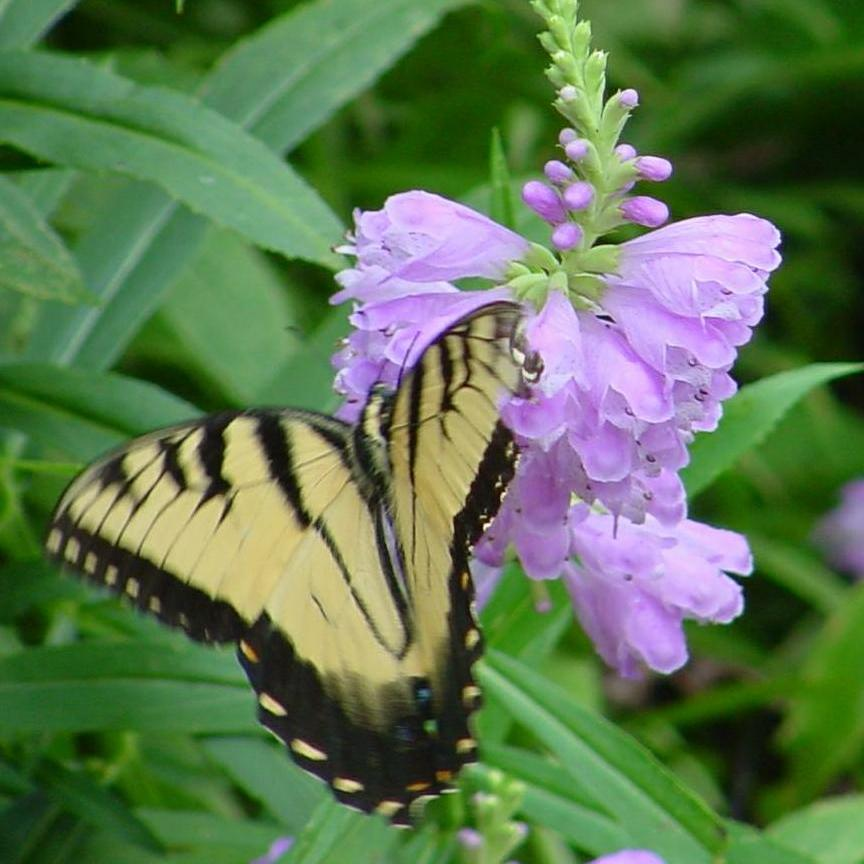
%> input picture trunk/Validation/Ch_13_Images/sqbutter.jpg, 864 x 864 px
$ octave Listing_13_03.m   (GNU Octave 9; MATLAB toolbox functions it lacks are replaced by stand-ins)
%> lines starting %> are read from the running program, lines starting %| are printed output that depends on the picture
### Validation/Ch_13_Images/diagMirror.m
 function sq = diagMirror(A, code)
% Listing 13-5 - Mirroring on a diagonal
%       sq = diagMirror(A, code)
 % mirror this square image diagonally
 % the parameter code represents the number of
 %               90 deg left rotations

 for c = 1:3  % tacky to do a layer at a time, but
              % tril must see a 2-D array
     layer = A(:,:,c);
     trin = tril(rot90(layer, code));
     % rotate the image back after mirroring
     sq(:,:,c) = rot90(trin + trin', 4 - code);
 end

### trunk/Validation/chapterScripts/Listing_13_03.m
clear
clc
close all
% Listing 13.03 Making a kaleidoscope
sb = imread('sqbutter.jpg');
%> sb is the input picture: size 864x864x3 uint8; mean R, G, B 94.6, 119.3, 82.1
subplot( 1, 2, 1);
image(sb);
cols = length(sb);
%> cols = 864
mid = cols/2
%> mid = 432
subplot( 1, 2, 2);
img = [diagMirror( sb(1:mid, 1:mid, :), 0 ) ...
diagMirror( sb(1:mid, mid+1:end, :), 3 );
diagMirror( sb(mid+1:end, 1:mid, :), 1 ) ...
diagMirror( sb(mid+1:end, mid+1:end, :), 2 )];
%> after the loop in diagMirror, `for c = 1:3`:
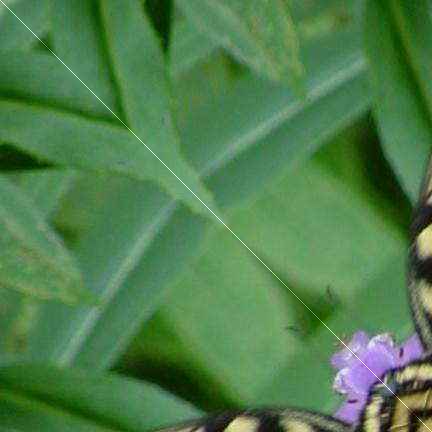
%> sq: size 432x432x3 uint8; mean R, G, B 79, 126.2, 75.9
%> call 2 of diagMirror, with code = 3
%> after the loop in diagMirror (call 2), `for c = 1:3`:
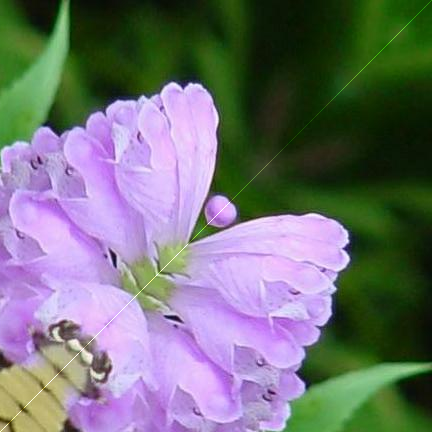
%> sq: size 432x432x3 uint8; mean R, G, B 114.3, 115.1, 118.4
%> call 3 of diagMirror, with code = 1
%> after the loop in diagMirror (call 3), `for c = 1:3`:
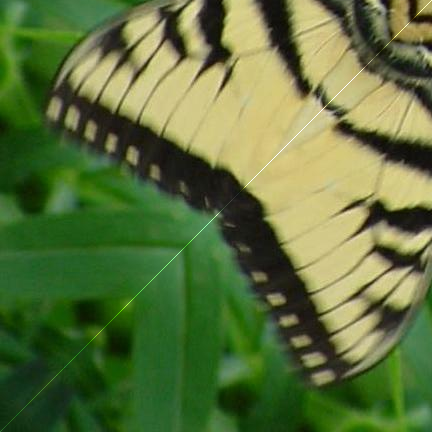
%> sq: size 432x432x3 uint8; mean R, G, B 92.9, 114.4, 60.7
%> call 4 of diagMirror, with code = 2
%> the loop in diagMirror (call 4), `for c = 1:3` made 3 passes
%> pass 1, in diagMirror (call 4), `layer = A(:,:,c);`:
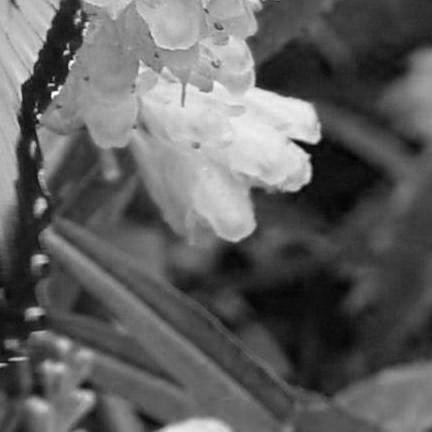
%> layer: size 432x432 uint8; min 1, max 255, mean 96
%> pass 1, in diagMirror (call 4), `trin = tril(rot90(layer, code));`:
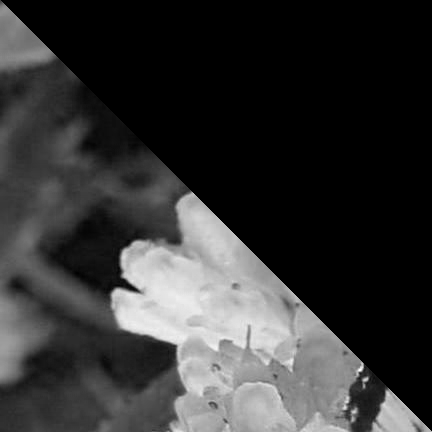
%> trin: size 432x432 uint8; min 0, max 255, mean 52.4
%> after the loop in diagMirror (call 4), `for c = 1:3`:
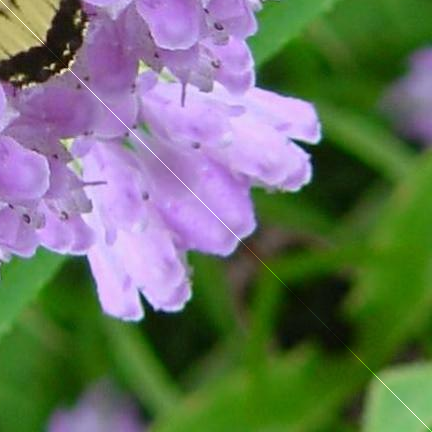
%> sq: size 432x432x3 uint8; mean R, G, B 104.7, 115.5, 98.8
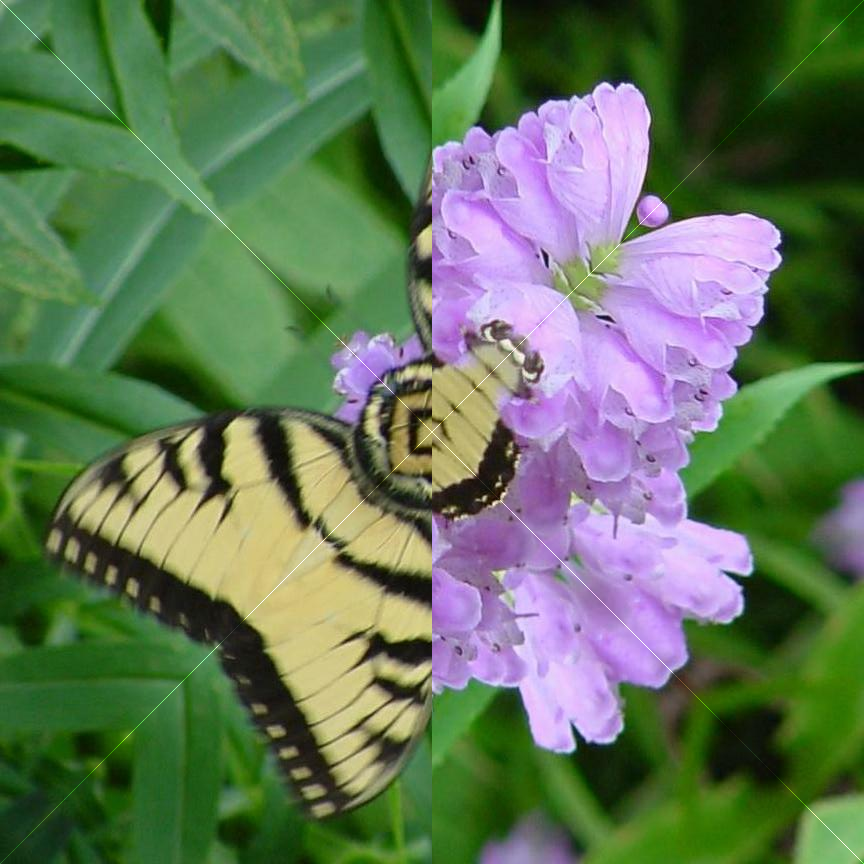
%> img: size 864x864x3 uint8; mean R, G, B 97.7, 117.8, 88.5
image(img);
